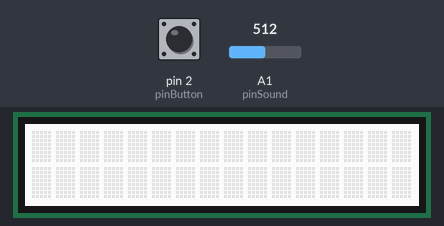
The sketch below on a simulated Arduino Uno, built with avr-gcc and run on an emulated ATmega328P. Parts: 16×2 character LCD. The inputs (shaded band) are chosen by the test bench; at power-on: A1 (pinSound) = 512, pin 2 (pinButton) LOW.

Above: at 1.2 s.
1.3 s: A1 (pinSound) set to 267
3.5 s: A1 (pinSound) set to 233
At 5.4 s:
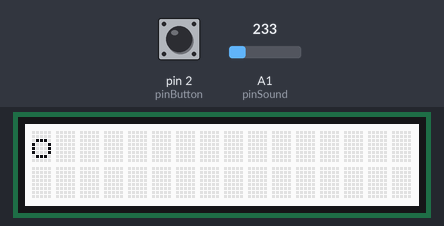
6.0 s: pin 2 (pinButton) pulled HIGH for 0.15 s
At 6.9 s:
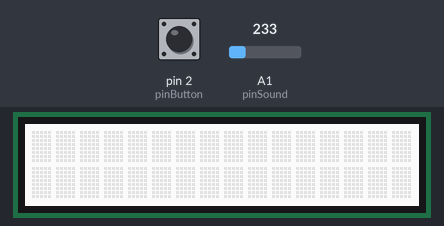
Timing chart, 0 to 9.0 s (numbered marks = the images above; inputs shaded):
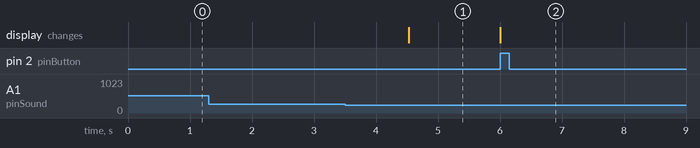

Measured:
- the behaviour switches between 250 and 249 on A1 (pinSound) (found by bisection; images 0 and 1)
- after the input at 1.3 s, every drawn part: stays the same
- after the input at 3.5 s, the display: changes after 1.0 s (image 1)
- after the input at 6.0 s, the display: changes at once (image 2)

The sketch:

Decoder.ino
```cpp
#include <Wire.h>
#include "rgb_lcd.h"
rgb_lcd lcd;

const int colorR = 0;
const int colorG = 0;
const int colorB = 0;
const int pinSound = A1;
const int pinButton = 2;

const int noise = 250;
int current_offset = 0;
void setup()
{
  //Sets up pins for input
  pinMode(pinSound, INPUT);
  pinMode(pinButton, INPUT);
  //Sets up the lcd
  lcd.begin(16, 2);
  lcd.setCursor(0, 0);
  current_offset= 0;
  Serial.begin(9600);
}
//Important variables
int letters[26] = {1200, 2111, 2121, 2110, 1000, 1121, 2210, 1111, 1100, 1222, 2120, 1211, 2200, 2100, 2220, 1221, 2212, 1210, 1110, 2000, 1120, 1112, 1220, 2112, 2122, 2211};
int letter_buffer[4];
int final_letter = 0;
unsigned long time_elapsed;
int sensorarray[10];
unsigned long timeatbreak;
unsigned long timesincebreak;
bool space(false);
bool oneinput(false);
void loop()
{
   if(digitalRead(pinButton) == HIGH)
    {
      lcd.clear(); //Clears the lcd when the button is pressed
    }
  if(current_offset == 4)
   {
      print_letter();//prints the letter if the letter buffer is full
      current_offset = 0;
   }
   int sensorValue = analogRead(pinSound);//Gets sound reading and puts it in sensorValue
  if(sensorValue > noise && current_offset < 4)//If sound reading is greater than threshold alnalyse it as a dot or a dash
    {
      sensorValue = 0;
      analyse();
      current_offset += 1;
      oneinput = true;
      //Serial.print(current_offset);
    }
  else if(sensorValue < noise)
  {
    clockloop();//If sound < threshold got to clockloop()
  }
}

void clockloop()
{
  timesincebreak = millis();//Get timestamp
  int shortcut = timesincebreak - timeatbreak;//timesincebreak - timeatbreak = timewithoutsound
   if(shortcut > 600 && shortcut < 1500 && oneinput == true)//If the time wihtout sound > 600 and < 1500 print the current letter and start a new one
    {
    current_offset = 0;
    print_letter();
    oneinput = false;
    }
  else if(shortcut > 2000 && space == true)//if the time withoutsound > 2000 print a space
   {
     current_offset = 0;
     lcd.print(' ');
     space = false;
     oneinput = false;
   }
}
void analyse()
{
  space = true; // set the ability for a new space to be printed
  int sensorbuffer = 0;
  for(int ppp = 0; ppp <= 10; ++ppp)//take ten readings and if they are greater than 100 add them to the variable sensorbuffer
  {
    sensorarray[ppp] = analogRead(pinSound);
    if(sensorarray[ppp] > 100)
      sensorbuffer += sensorarray[ppp];
    delay(50);
  }
  timeatbreak = millis();//get timeatbreak for use when calculating timewithoutsound
  int sensorValue = sensorbuffer / 5; //divide the sensorbuffer variable by 5
  //Serial.print(sensorValue);
  //Serial.print(" ");
  if(sensorValue <= 150)//If the value is less than 150 it is a dot
   {
     letter_buffer[current_offset] = 1;
     //Serial.print("Dot");
   }
   else if(sensorValue > 150)//If the value is greater than 150 it is a dash
   {
     letter_buffer[current_offset] = 2;
    // Serial.print("Dash");
   }
  //Set all variables back to 0
  sensorValue = 0;
  sensorbuffer = 0;
  for(int qqq = 0; qqq <= 10; ++qqq)
  {
    sensorarray[qqq] = 0;
  }
  //Set oneinput to true to allow for the letter/space to be printed
  oneinput = true;
}


void print_letter()//print letter function
{
//converts dots and dashes to a single value i.e if it was a the inpput would be 2,1,0,0. To compare it against the letters array we need it as 2100.
for(int jjj = 0;jjj < 4;++jjj)
      {
        if(jjj == 0)
          final_letter += (letter_buffer[jjj] * 1000);//Creates the thousand
        else if(jjj == 1)
          final_letter += (letter_buffer[jjj] *100);//Creates the hundred
        else if(jjj == 2)
          final_letter += (letter_buffer[jjj] *10);//Creates the ten
        else
           final_letter += (letter_buffer[jjj]);//The unit
      }
      for(int kkk = 0; kkk<=25;++kkk)//Compares the new value e.g 2100 against letters array.
      {
//If we have the latter 'a' the program will find a match the 2100 in the first place of the letters array-slot 0.
        if(final_letter == letters[kkk])
        {
          lcd.print(static_cast<char>(kkk + 97)); //Adds 97 to how far into the for loop we are to get the ASCII value. It converts and prints this value
          //Serial.print(static_cast<char>(kkk + 97));
        }
    }
//Sets all variables back to 0
    final_letter = 0;
    for(int lll = 0; lll < 4; ++lll)
    {
     letter_buffer[lll] = 0;
    }
}
```
